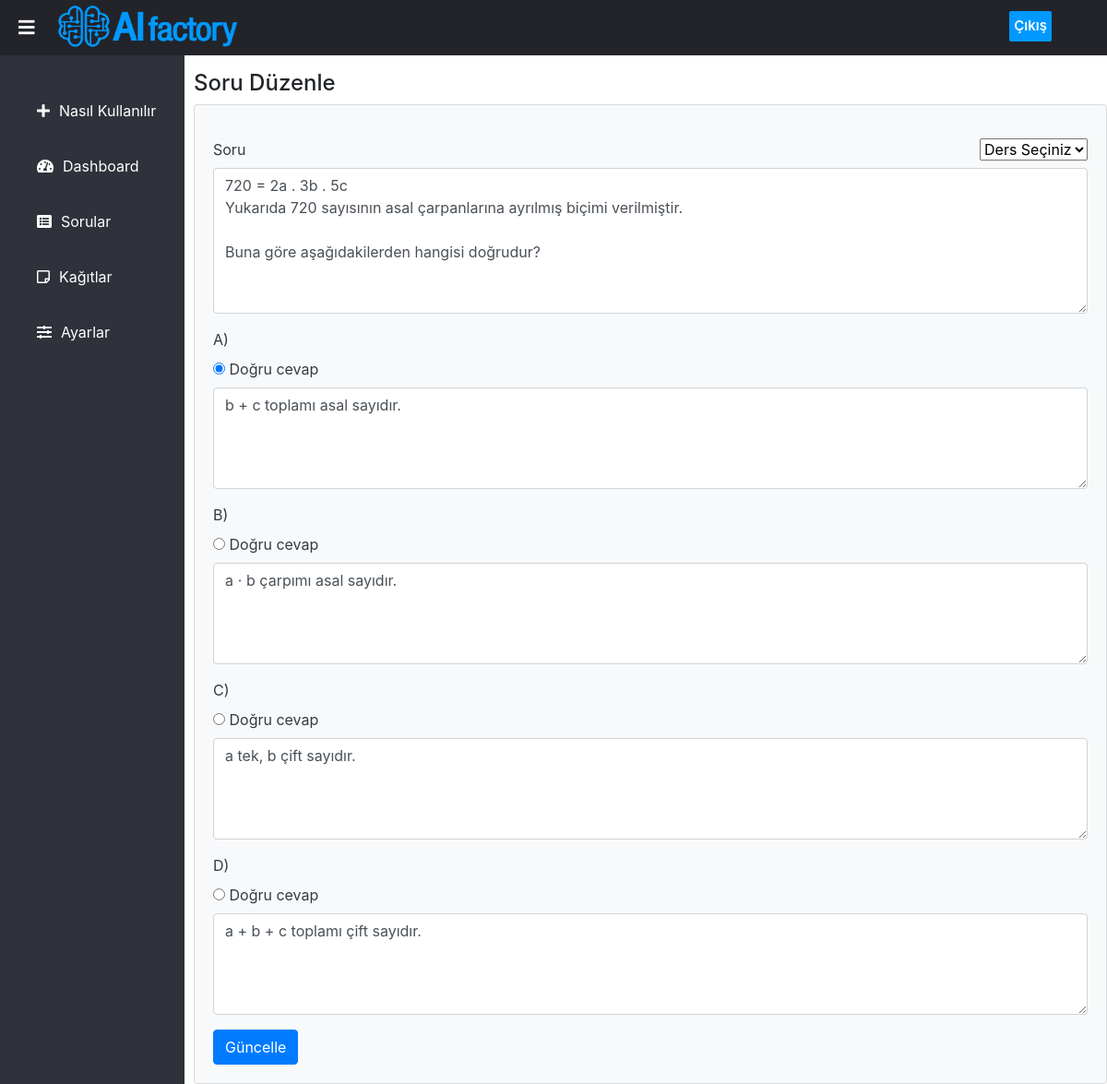
/components/edit_question.php?questionid=1 (signed in), run on an earlier commit of the app's database.
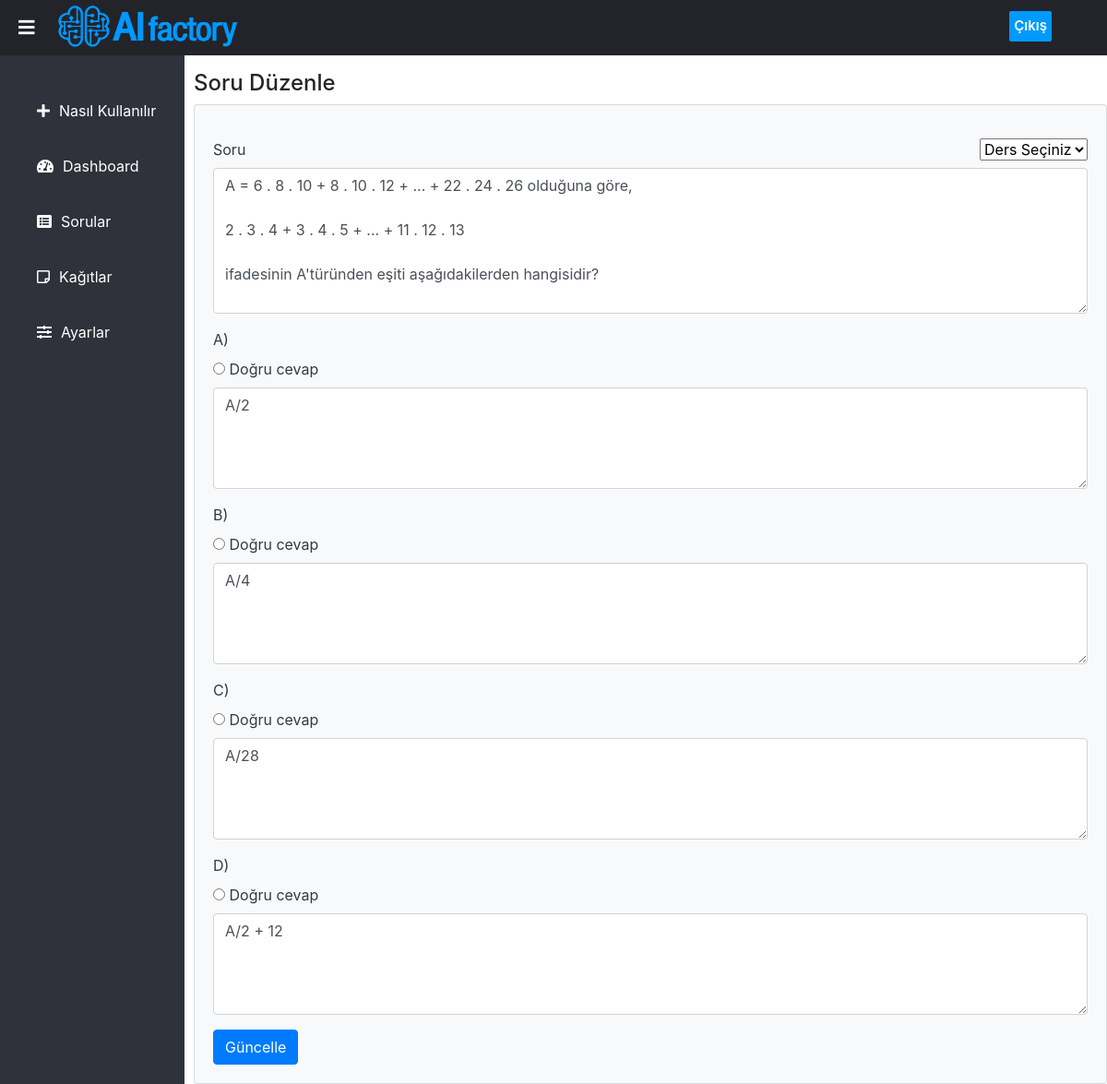
And on a later commit of the database.
### tables this page shows
CREATE TABLE `questions` (
  `question_id` int(11) NOT NULL,
  `question` varchar(10000) NOT NULL,
  `answer1` varchar(255) NOT NULL,
  `answer2` varchar(255) NOT NULL,
  `answer3` varchar(255) NOT NULL,
  `answer4` varchar(255) NOT NULL,
  `answer5` varchar(255) NOT NULL,
  `correct_answer` int(1) NOT NULL,
  `category` varchar(50) DEFAULT NULL
);

### components/edit_question.php (the view, shortened to what this page needs)
<?php
   include_once "../connect.php";
   include_once "./sidebar.php";
   $id=$_GET['questionid'];
?>
<section>
    <div class="content pt-3">
        <h4>Soru Düzenle</h4>
            <?php
                $result = mysqli_query($link, "SELECT question, answer1, answer2, answer3, answer4, correct_answer , category FROM questions WHERE question_id=$id");
                while ($row = mysqli_fetch_assoc($result)) {
                    $question = $row["question"];
                    $answer1 = $row["answer1"];
                    $answer2 = $row["answer2"];
                    $answer3 = $row["answer3"];
                    $answer4 = $row["answer4"];
                    $correct_answer = $row["correct_answer"];
                }
            ?>
        <div class="card bg-light text-dark">
            <div class="card-body">
                <form method="post" action="<?php echo htmlspecialchars($_SERVER["PHP_SELF"]); ?>">
                    <select name="Category" style="float:right">
                    <option value="" disabled selected>Ders Seçiniz</option>
                  </select>
                    <div class="form-group">
                        <label>Soru</label>
                        <textarea class="form-control" rows="6" name="question_d"><?php echo $question; ?></textarea>
                    </div>
                    <div class="form-group">
                        <label>A)</label></br>
                        <input type="radio" name="correct_answer_d" value="0" <?php if($correct_answer==0) print("checked"); ?>>
                        <label for="correct_answer">Doğru cevap</label>
                        <textarea class="form-control" rows="4" name="answer1_d"><?php echo $answer1; ?></textarea>
                    </div>
                    <div class="form-group">
                        <label>B)</label></br>
                        <input type="radio" name="correct_answer_d" value="1" <?php if($correct_answer==1) print("checked"); ?>>
                        <label for="correct_answer">Doğru cevap</label>
                        <textarea class="form-control" rows="4" name="answer2_d"><?php echo $answer2; ?></textarea>
                    </div>
                    <div class="form-group">
                        <label>C)</label></br>
                        <input type="radio" name="correct_answer_d" value="2" <?php if($correct_answer==2) print("checked"); ?>>
                        <label for="correct_answer">Doğru cevap</label>
                        <textarea class="form-control" rows="4" name="answer3_d"><?php echo $answer3; ?></textarea>
                     </div>
                    <div class="form-group">
                        <label>D)</label></br>
                        <input type="radio" name="correct_answer_d" value="3" <?php if($correct_answer==3) print("checked"); ?>>
                        <label for="correct_answer">Doğru cevap</label>
                        <textarea class="form-control" rows="4" name="answer4_d"><?php echo $answer4; ?></textarea>
                    </div>
                    <button class="btn btn-primary" type="submit" name="update" >Güncelle</button>
                </form>
            </div>
        </div>
    </div>
</section>

What changed in the data, as far as the page shows it:
changed questions: question_d "720 = 2a . 3b . 5c Yukarıda 720 sayısının asal çarpanlarına ayrılmış biçimi verilmiştir. Buna göre aşağıdakilerden hangisi doğrudur?" → "A = 6 . 8 . 10 + 8 . 10 . 12 + ... + 22 . 24 . 26 olduğuna göre, 2 . 3 . 4 + 3 . 4 . 5 + ... + 11 . 12 . 13 ifadesinin A'türünden eşiti aşağıdakilerden hangisidir?"; answer1_d "b + c toplamı asal sayıdır." → "A/2"; answer2_d "a ⋅ b çarpımı asal sayıdır." → "A/4"; answer3_d "a tek, b çift sayıdır." → "A/28"; answer4_d "a + b + c toplamı çift sayıdır." → "A/2 + 12"; correct_answer "☑" → (not shown)
Also different on the page:
form field correct_answer_d: (not shown) → "☐"
